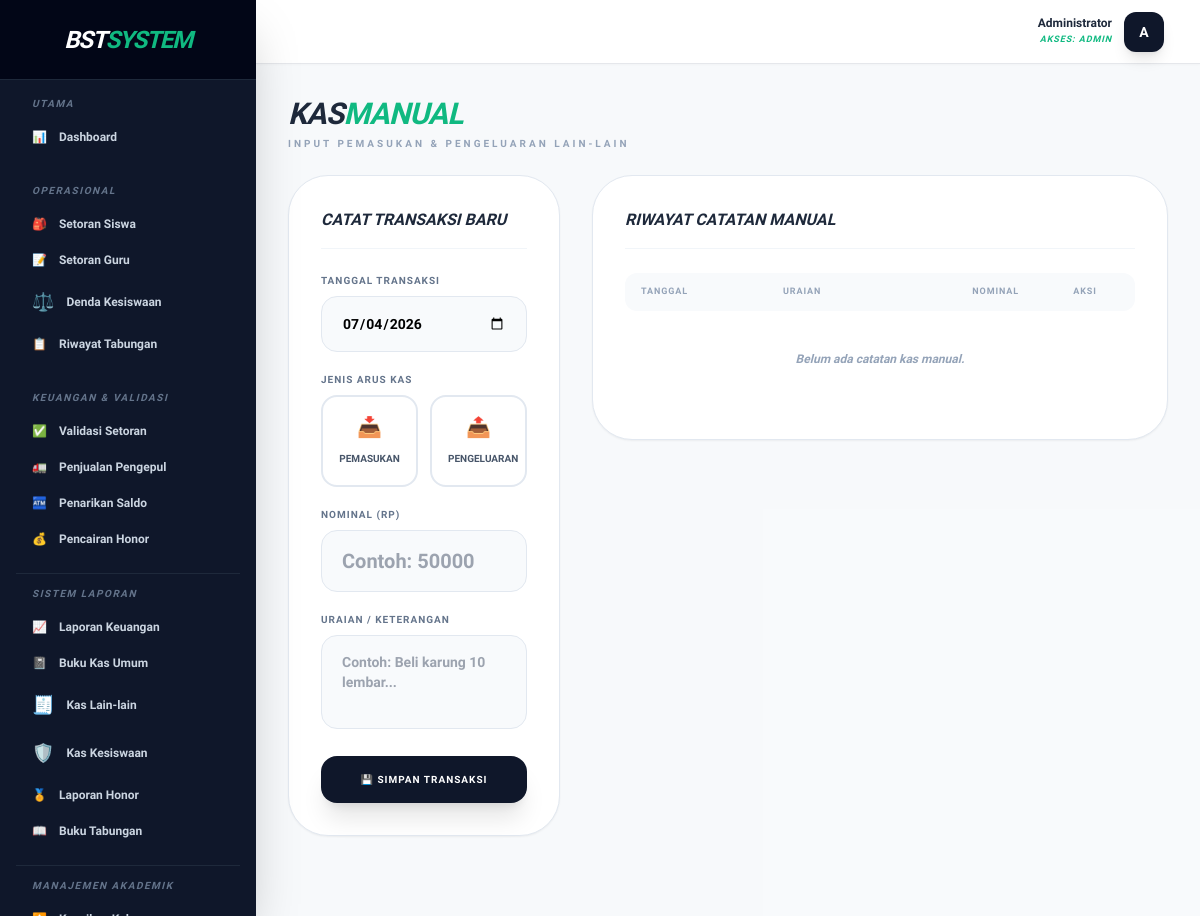
The app's page /public/kas (signed in), older data.
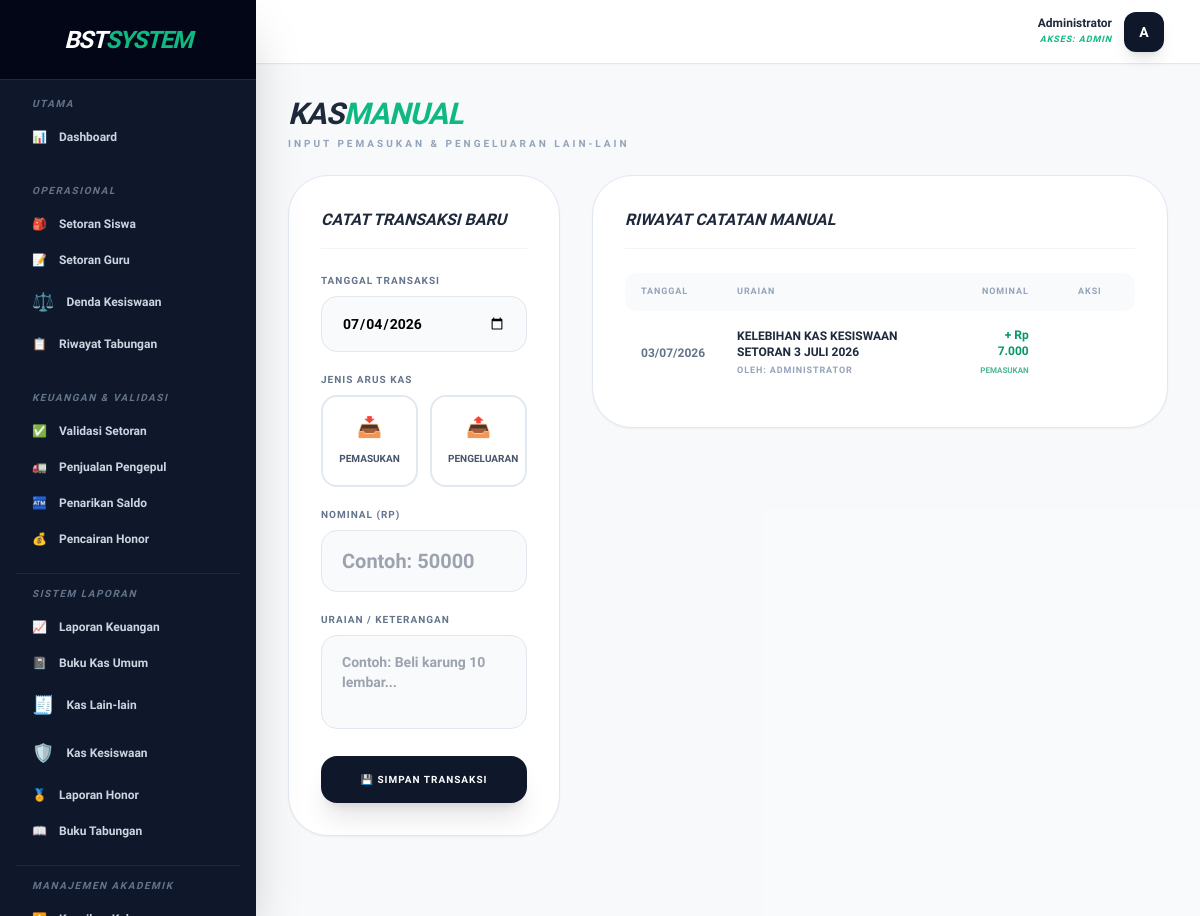
The same page, newer data.
### tables this page shows
CREATE TABLE `kas_manual` (
  `id` int(11) NOT NULL AUTO_INCREMENT,
  `user_id` int(11) NOT NULL COMMENT 'Admin yang menginput',
  `tanggal` date NOT NULL,
  `jenis` enum('pemasukan','pengeluaran') NOT NULL,
  `nominal` double NOT NULL,
  `keterangan` varchar(255) NOT NULL,
  `created_at` timestamp NOT NULL DEFAULT current_timestamp(),
  PRIMARY KEY (`id`)
);

CREATE TABLE `users` (
  `id` int(11) NOT NULL AUTO_INCREMENT,
  `nama` varchar(100) NOT NULL,
  `username` varchar(50) NOT NULL,
  `password` varchar(255) NOT NULL,
  `role` enum('admin','guru','siswa','staff','alumni') NOT NULL,
  `kelas_id` int(11) DEFAULT NULL,
  `angkatan` varchar(10) DEFAULT NULL,
  `is_active` tinyint(1) NOT NULL DEFAULT 1,
  `deleted_at` timestamp NULL DEFAULT NULL,
  PRIMARY KEY (`id`)
);

### app/Controllers/KasController.php (called while the page is built, shortened)
<?php
require_once __DIR__ . '/../Core/Database.php';
class KasController {
    private $db;
    public function __construct() {
        $this->db = Database::getInstance()->getConnection();
    }
    public function index() {
        $sql = "SELECT k.*, u.nama as admin_nama
                FROM kas_manual k
                JOIN users u ON k.user_id = u.id
                ORDER BY k.tanggal DESC, k.created_at DESC";
        $data_kas = $this->db->query($sql)->fetchAll();
        require_once __DIR__ . '/../../views/layouts/admin.php';
    }
}

### app/Core/Database.php (called while the page is built, shortened)
<?php
class Database {
    private static $instance = null;
    private $conn;
    private function __construct() {
        try {
            $dsn = "mysql:host=" . DB_HOST . ";dbname=" . DB_NAME . ";charset=utf8mb4";
            $options = [
                PDO::ATTR_ERRMODE => PDO::ERRMODE_EXCEPTION,
                PDO::ATTR_DEFAULT_FETCH_MODE => PDO::FETCH_ASSOC,
                PDO::ATTR_EMULATE_PREPARES => false,
            ];
            $this->conn = new PDO($dsn, DB_USER, DB_PASS, $options);
        } catch (PDOException $e) {
            die("Koneksi Database Gagal: " . $e->getMessage());
        }
    }
    public static function getInstance() {
        if (self::$instance === null) {
            self::$instance = new self();
        }
        return self::$instance;
    }
    public function getConnection() {
        return $this->conn;
    }
}

### views/admin/kas_manual/index.php (the view, shortened to what the changed rows need)
<div class="max-w-7xl mx-auto space-y-6 pb-12">
    <div>
        <h2 class="text-3xl font-black text-slate-800 italic uppercase tracking-tight">KAS<span class="text-emerald-500">MANUAL</span></h2>
    </div>
    <div class="grid grid-cols-1 lg:grid-cols-3 gap-8 mt-6">
        <div class="lg:col-span-2">
            <div class="bg-white p-8 rounded-[2.5rem] border border-slate-200 shadow-sm">
                <div class="overflow-x-auto">
                    <table class="w-full text-left border-collapse">
                        <thead>
                            <tr class="bg-slate-50 text-[9px] uppercase font-black text-slate-400 tracking-widest">
                                <th class="px-4 py-3 rounded-l-xl">Tanggal</th>
                                <th class="px-4 py-3">Uraian</th>
                                <th class="px-4 py-3 text-right">Nominal</th>
                                <th class="px-4 py-3 text-center rounded-r-xl">Aksi</th>
                            </tr>
                        </thead>
                        <tbody class="text-xs divide-y divide-slate-100">
                            <?php if(empty($data_kas)): ?>
                                <tr>
                                    <td colspan="4" class="px-4 py-10 text-center text-slate-400 font-bold italic">Belum ada catatan kas manual.</td>
                                </tr>
                            <?php else: ?>
                                <?php foreach($data_kas as $k): ?>
                                    <tr class="hover:bg-slate-50 transition-colors group">
                                        <td class="px-4 py-4 font-bold text-slate-500 whitespace-nowrap">
                                            <?= date('d/m/Y', strtotime($k['tanggal'])) ?>
                                        </td>
                                        <td class="px-4 py-4">
                                            <p class="font-black text-slate-800 uppercase"><?= htmlspecialchars($k['keterangan']) ?></p>
                                            <p class="text-[9px] font-bold text-slate-400 uppercase mt-0.5 tracking-widest">Oleh: <?= htmlspecialchars($k['admin_nama']) ?></p>
                                        </td>
                                        <td class="px-4 py-4 text-right font-black <?= $k['jenis'] == 'pemasukan' ? 'text-emerald-600' : 'text-red-600' ?>">
                                            <?= $k['jenis'] == 'pemasukan' ? '+' : '-' ?> Rp <?= number_format($k['nominal'], 0, ',', '.') ?>
                                            <span class="block text-[8px] opacity-70 mt-1"><?= strtoupper($k['jenis']) ?></span>
                                        </td>
                                        <td class="px-4 py-4 text-center">
                                        </td>
                                    </tr>
                                <?php endforeach; ?>
                            <?php endif; ?>
                        </tbody>
                    </table>
                </div>
            </div>
        </div>
    </div>
</div>

Row changes from the older to the newer data that the page shows:
added kas_manual: tanggal "03/07/2026", keterangan "KELEBIHAN KAS KESISWAAN SETORAN 3 JULI 2026", user.nama "ADMINISTRATOR", nominal "7.000", jenis "PEMASUKAN"
Text that changed along with them:
text no longer shown: "Belum ada catatan kas manual."
